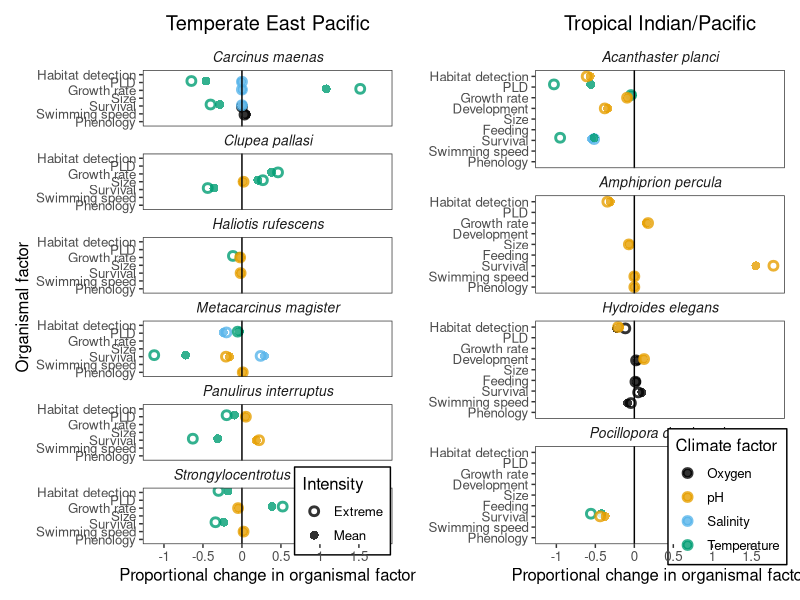

Here is the R script that generated this plot:
## ---- chunk 1
require(tidyverse)
require(readxl)
require(patchwork)
require(ggthemes)
## ---- chunk 2
dorg<-read_excel("Quantitative component species list.xlsx", sheet="Organismal factors")%>%
  mutate(Include=replace_na(Include, TRUE))%>%
  filter(Include)%>%
  rename(Specific_location=Climate_location)

dclim<-read_excel("Quantitative component species list.xlsx", sheet="Climate factors")%>%
  mutate(Temperature_Extreme=Temperature+Temperature_SD,
         pH_Extreme=pH-pH_SD,
         Salinity_Extreme=Salinity-Salinity_SD,
         Oxygen=Oxygen_molm3*32,
         Oxygen_Extreme=(Oxygen_molm3-Oxygen_molm3_SD)*32)%>%
  select(-Salinity_SD, -Temperature_SD, -pH_SD, -Oxygen_molm3, -Oxygen_molm3_SD)%>%
  gather(-Region, -Specific_location, key="Climate_parameter", value="Climate_expected2096")%>%
  separate(Climate_parameter, into=c("Climate_parameter", "Intensity"), sep="_", fill="right")%>%
  mutate(Intensity=replace_na(Intensity, "Mean"))%>%
  drop_na()

d<-dorg%>%
  left_join(dclim, by=c("Climate_parameter", "Specific_location"))

dsum<-d%>%
  #Divide growth by days to get growth rate
  mutate(Organismal_treatment=if_else(Organismal_parameter=="Growth", Organismal_treatment/Exposure_days, Organismal_treatment),
         Organismal_control=if_else(Organismal_parameter=="Growth", Organismal_control/Exposure_days, Organismal_control),
         Organismal_treatment=if_else(Organismal_parameter=="Mortality rate", 100-(1-exp(Organismal_treatment))*100, Organismal_treatment),
         Organismal_control=if_else(Organismal_parameter=="Mortality rate", 100-(1-exp(Organismal_control))*100, Organismal_control))%>%
  mutate(Organismal_parameter=recode(Organismal_parameter, `Mortality rate`="Survival"))%>%
  #Calculate instantaneous mortality/abnormal development rates 
  mutate(Organismal_treatment=if_else(Organismal_parameter%in%c("Survival", "Development") & Organismal_treatment==100, 99.99, Organismal_treatment),
         Organismal_control=if_else(Organismal_parameter%in%c("Survival", "Development") & Organismal_control==100, 99.99, Organismal_control))%>%
  mutate(Organismal_treatment=if_else(Organismal_parameter%in%c("Survival", "Development"), log((100-Organismal_treatment)/100)/Exposure_days, Organismal_treatment),
         Organismal_control=if_else(Organismal_parameter%in%c("Survival", "Development"), log((100-Organismal_control)/100)/Exposure_days, Organismal_control))%>%
  mutate(Organismal_parameter=recode(Organismal_parameter, Growth="Growth rate"))%>%
  mutate(Climate_conversion=(Climate_expected2096-Climate_control)/(Climate_treatment-Climate_control), #Create factor to convert experimental range to expected change by applying (expected change)/(measured change)
         Organismal_expected2096=((Organismal_treatment-Organismal_control)/Organismal_control)*Climate_conversion)%>% #Calculate rough effect size as (difference in organismal parameter)/(control organismal parameter level), then scale by climate conversion factor
  group_by(Species, Region, Climate_parameter, Organismal_parameter, Intensity)%>%
  summarise(Organismal_expected2096=mean(Organismal_expected2096))%>%
  ungroup()%>%
  mutate(Organismal_parameter=factor(Organismal_parameter, levels=c("Phenology", "Swimming speed", "Survival", "Feeding", "Size", "Development", "Growth rate", "PLD", "Habitat detection")))


#Final Organismal_expected2096 calculation equivalent to the following

#Effect size = (Difference in organismal parameter)/(Control organismal parameter level) =Proportion change

#Effect size standardized by climatic range studied = (Effect size)/(difference in climate variable between control and treatment, e.g., degree C difference) = e.g., Effect size / degree C change

# Organismal_expected2096 = Climate standardized effect size * expected change in climate parameter by 2096 = Effect size / degree C change * Expected degree C change = final expected proportion change
## ---- chunk 3
ptemp<-ggplot(filter(dsum, Region=="Temperate East Pacific")%>%droplevels(), aes(x=Organismal_expected2096, y=Organismal_parameter, color=Climate_parameter, shape=Intensity))+
  geom_blank(aes(y=Organismal_parameter))+
  geom_point(aes(y=as.numeric(Organismal_parameter)+(as.numeric(as.factor(Climate_parameter))-2)/(8/(7/9))), size=2, alpha=0.8, fill="white", stroke=1.5)+
  geom_vline(xintercept=0)+
  facet_wrap(~Species, ncol=1)+
  scale_color_colorblind(name="Climate parameter", guide="none")+
  scale_shape_manual(values=c(21,16))+
  scale_x_continuous(limits=c(min(dsum$Organismal_expected2096), max(dsum$Organismal_expected2096)), labels=seq(-1, 2.5, by=0.5), breaks=seq(-1, 2.5, by=0.5))+
  xlab("Proportional change in organismal factor")+
  ylab("Organismal factor")+
  ggtitle("Temperate East Pacific")+
  theme_bw()+
  theme(panel.grid=element_blank(), legend.position=c(0.8,0.07), strip.background=element_blank(), text = element_text(size = 12), strip.text = element_text(face = "italic", size=10), plot.title = element_text(hjust=0.5), panel.spacing = unit(0, "in"), legend.background=element_rect(color="black", fill="white"))

ptrop<-ggplot(filter(dsum, Region=="Tropical Indian/Pacific"), aes(x=Organismal_expected2096, y=Organismal_parameter, color=Climate_parameter, shape=Intensity))+
  geom_blank(aes(y=Organismal_parameter))+
  geom_point(aes(y=as.numeric(Organismal_parameter)+(as.numeric(as.factor(Climate_parameter))-2)/8), fill="white", size=2, alpha=0.8, stroke=1.5)+
  geom_vline(xintercept=0)+
  facet_wrap(~Species, ncol = 1)+
  scale_color_colorblind(name="Climate factor")+
  scale_shape_manual(values=c(21,16), guide="none")+
  scale_x_continuous(limits=c(min(dsum$Organismal_expected2096), max(dsum$Organismal_expected2096)), labels=seq(-1, 2.5, by=0.5), breaks=seq(-1, 2.5, by=0.5))+
  xlab("Proportional change in organismal factor")+
  ggtitle("Tropical Indian/Pacific")+
  ylab("")+
  theme_bw()+
  theme(panel.grid=element_blank(), strip.background=element_blank(), legend.position=c(0.77,0.1), legend.background=element_rect(color="black", fill="white"), text = element_text(size = 12), strip.text = element_text(face = "italic", size=10), plot.title = element_text(hjust=0.5), panel.spacing = unit(0, "in"))

p<-ptemp|ptrop

ggsave(filename="Quantitative figure.png", p, width=8.5, height=10, units="in", dpi=400, device="png")
